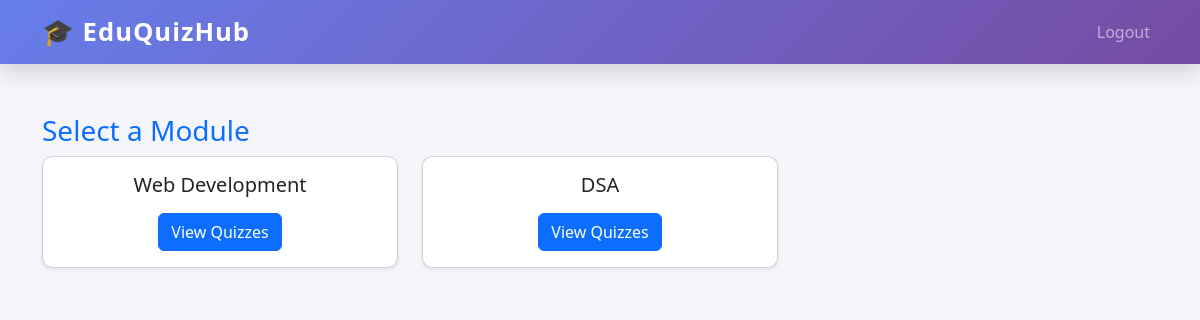
Page /student/modules (signed in) on the earlier database version.
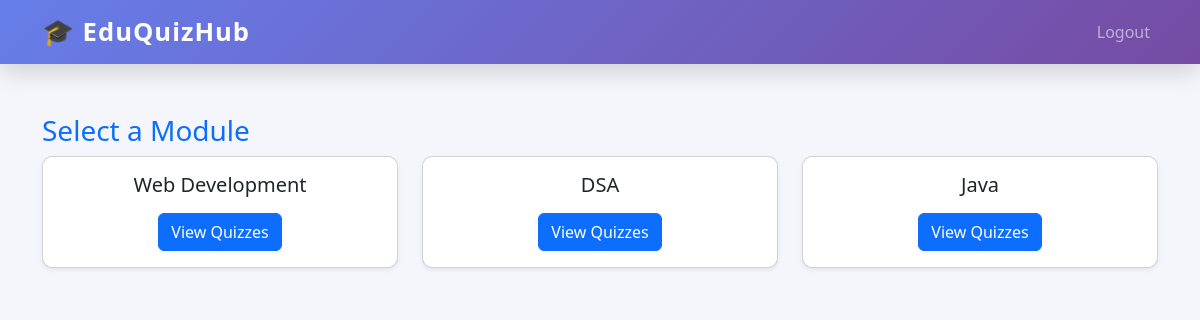
Same page on the later database version.
### tables this page shows
CREATE TABLE modules (
    id INTEGER PRIMARY KEY AUTOINCREMENT,
    name TEXT NOT NULL
);

### app.py (the view)
@app.route("/student/modules")
def student_modules():
    if session.get("role") != "student":
        return redirect(url_for("login"))
    conn = get_db_connection()
    modules = conn.execute("SELECT * FROM modules").fetchall()
    conn.close()
    return render_template("student_modules.html", modules=modules)

### app.py (called while the page is built)
def get_db_connection():
    conn = sqlite3.connect("database.db")
    conn.row_factory = sqlite3.Row
    return conn

### templates/student_modules.html (shortened to what this page needs)
{% extends "base.html" %}
{% block content %}
<h3>Select a Module</h3>
<div class="row">
    {% for module in modules %}
    <div class="col-md-4 mb-3">
        <div class="card shadow-sm">
            <div class="card-body text-center">
                <h5>{{ module.name }}</h5>
                <a href="{{ url_for('module_quizzes', module_id=module.id) }}"
                   class="btn btn-primary mt-2">
                    View Quizzes
                </a>
            </div>
        </div>
    </div>
    {% endfor %}
</div>
{% endblock %}

### templates/base.html (shortened to what this page needs)
<!DOCTYPE html>
<html lang="en">
<head>
    <link href="https://cdn.jsdelivr.net/npm/bootstrap@5.3.3/dist/css/bootstrap.min.css" rel="stylesheet">
    <link rel="stylesheet" href="{{ url_for('static', filename='css/style.css') }}">
</head>
<body>
<nav class="navbar navbar-expand-lg navbar-dark">
    <div class="container">
        <a class="navbar-brand" href="{{ url_for('home') }}">🎓 EduQuizHub</a>
        <div class="collapse navbar-collapse" id="navbarNav">
            <ul class="navbar-nav ms-auto align-items-center">
                {% if session.get('user_id') %}
                    <li class="nav-item">
                        <a class="nav-link" href="{{ url_for('logout') }}">Logout</a>
                    </li>
                {% endif %}
            </ul>
        </div>
    </div>
</nav>
<div class="container page-container">
    {% block content %}{% endblock %}
</div>
</body>
</html>

### static/css/style.css (style rules this page uses)
body { background-color: #f8f9fa; }
.card { border-radius: 10px; }
h1, h2, h3 { color: #0d6efd; }

### templates/base.html (style rules this page uses)
body { background: #f4f6fb; font-family: "Segoe UI", sans-serif; }
.navbar { background: linear-gradient(135deg, #667eea, #764ba2); box-shadow: 0 8px 25px rgba(0,0,0,0.15); }
.navbar-brand { font-size: 1.6rem; font-weight: 800; letter-spacing: 1px; animation: glow 2s infinite alternate; }
.nav-link { font-weight: 500; margin-left: 10px; position: relative; cursor: pointer; transition: all 0.3s ease; }
.nav-link::after { content: ""; position: absolute; width: 0; height: 2px; background: #fff; left: 0; bottom: 0; transition: width 0.3s ease; }
.page-container { margin-top: 50px; animation: fadeIn 0.8s ease; }

Differences in the rows shown:
added modules: name "Java"
